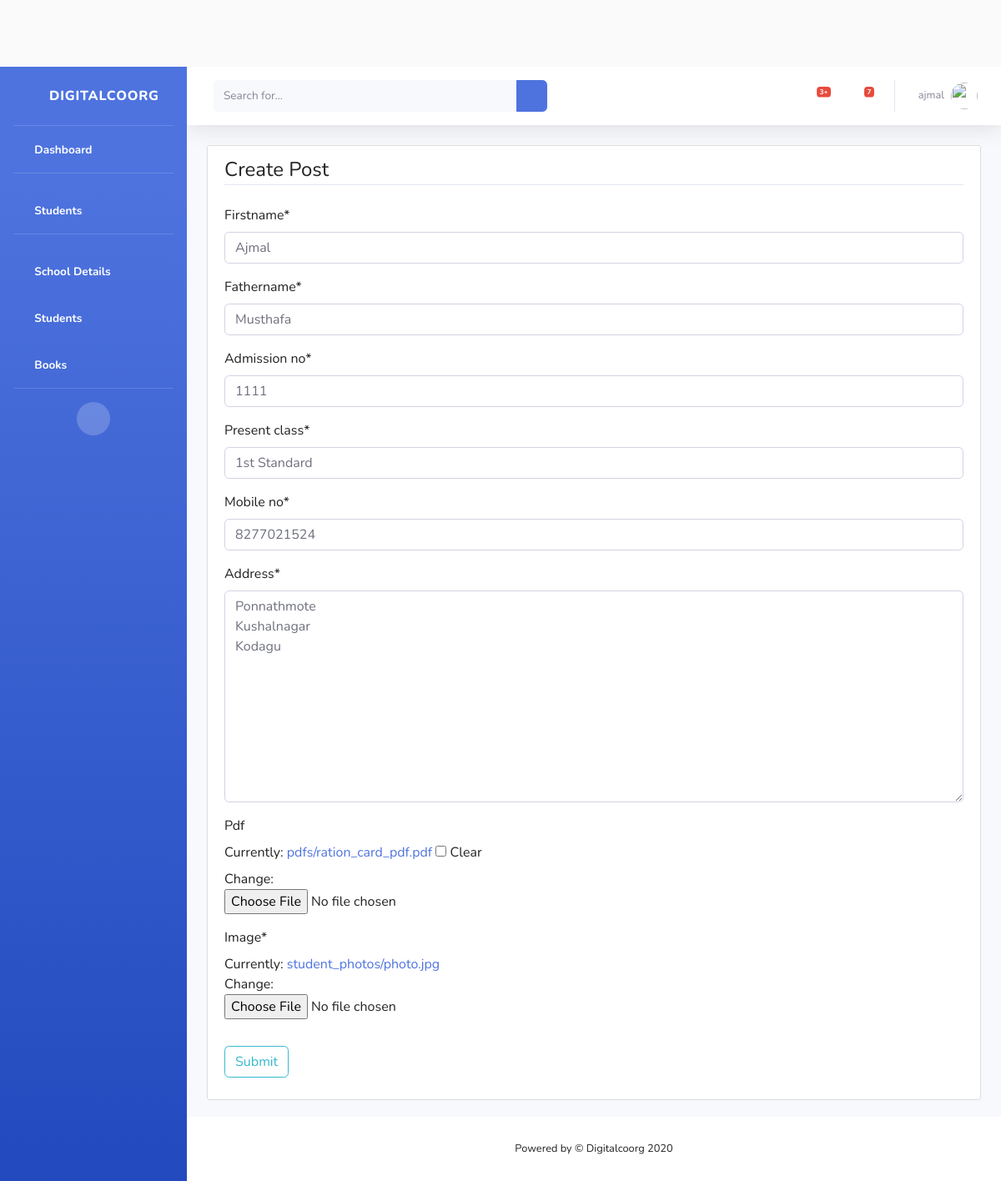
The page /students/student/9/update/ (signed in) on the database its author committed.
### students/models.py (models this page shows, shortened)
class Student(models.Model):
    firstname = models.CharField(max_length=150)
    fathername = models.CharField(max_length=150)
    mobile_no = models.CharField(max_length=13)
    present_class = models.CharField(max_length=100)
    address = models.TextField()
    date_posted = models.DateTimeField(default=timezone.now)
    author = models.ForeignKey(User, on_delete=models.CASCADE)
    admission_no = models.CharField(max_length=50,default='00000')
    pdf = models.FileField(upload_to='pdfs', blank=True, null=True)
    image = models.ImageField(default='default.jpg', upload_to='student_photos')

### students/views.py (the view, shortened to what this page needs)
# urls.py: path('student/<int:pk>/update/', StudentUpdateView.as_view(), name='student-update'),
class StudentUpdateView(LoginRequiredMixin, UserPassesTestMixin, UpdateView):
    model = Student
    fields = ['firstname','fathername','admission_no','present_class','mobile_no','address','pdf','image']
    def test_func(self):
        student = self.get_object()
        if self.request.user == student.author:
            return True
        return False

### students/templates/students/student_form.html (shortened to what this page needs)
{% extends "students/base.html" %}
{% load crispy_forms_tags %}
{% block content %}
    <div class="content-section">
        <form method="POST" enctype="multipart/form-data" >
            <fieldset class="form-group">
                <legend class="border-bottom mb-4">Create Post</legend>
                {{ form|crispy }}
            </fieldset>
            <div class="form-group">
                <button class="btn btn-outline-info" type="submit">Submit</button>
            </div>
        </form>
    </div>
{% endblock content %}

### students/templates/students/base.html (shortened to what this page needs)
{% load static %}
<!DOCTYPE html>
<html lang="en">
<head>
  <link href="{% static 'vendor/fontawesome-free/css/all.min.css' %}" rel="stylesheet" type="text/css">
  <link href="{% static 'css/sb-admin-2.min.css' %}" rel="stylesheet">
  <link rel="stylesheet" type="text/css" href="{% static 'blog/main.css' %}">
</head>
<body id="page-top">
  <div id="wrapper">
    <ul class="navbar-nav bg-gradient-primary sidebar sidebar-dark accordion" id="accordionSidebar">
      <a class="sidebar-brand d-flex align-items-center justify-content-center" href="{% url 'student-home' %}">
        <div class="sidebar-brand-icon rotate-n-15">
          <i class="fas fa-laugh-wink"></i>
        </div>
        <div class="sidebar-brand-text mx-3">Digitalcoorg</div>
      </a>
      <hr class="sidebar-divider my-0">
      <li class="nav-item active">
        <a class="nav-link" href="{% url 'student-home' %}">
          <i class="fas fa-fw fa-tachometer-alt"></i>
          <span>Dashboard</span></a>
      </li>
      <hr class="sidebar-divider">
        <li class="nav-item active">
          <a class="nav-link" href="{% url 'student-home' %}">
            <i class="fas fa-fw fa-tachometer-alt"></i>
            <span>Students</span></a>
        </li>
        <hr class="sidebar-divider">
       <li class="nav-item active">
        <a class="nav-link collapsed" href="{% url 'schools' %}" data-toggle="collapse" data-target="#collapseTwo" aria-expanded="true" aria-controls="collapseTwo">
          <i class="fas fa-fw  fa-university"></i>
          <span>School Details</span>
        </a>
      </li>
      <li class="nav-item active">
        <a class="nav-link collapsed" href="{% url 'student-home' %}" data-toggle="collapse" data-target="#collapseThree" aria-expanded="true" aria-controls="collapseThree">
          <i class="fas fa-fw fa-user-circle"></i>
          <span>Students</span>
        </a>
      </li>
       <li class="nav-item active">
        <a class="nav-link collapsed" href="{% url 'book_list' %}" data-toggle="collapse" data-target="#collapseBook" aria-expanded="true" aria-controls="collapseBook">
          <i class="fas fa-fw fa-book"></i>
          <span>Books</span>
        </a>
      </li>
      <hr class="sidebar-divider d-none d-md-block">
      <div class="text-center d-none d-md-inline">
        <button class="rounded-circle border-0" id="sidebarToggle"></button>
      </div>
    </ul>
    <div id="content-wrapper" class="d-flex flex-column">
      <div id="content">
        <nav class="navbar navbar-expand navbar-light bg-white topbar mb-4 static-top shadow">
          <form class="d-none d-sm-inline-block form-inline mr-auto ml-md-3 my-2 my-md-0 mw-100 navbar-search">
            <div class="input-group">
              <input type="text" class="form-control bg-light border-0 small" placeholder="Search for..." aria-label="Search" aria-describedby="basic-addon2">
              <div class="input-group-append">
                <button class="btn btn-primary" type="button">
                  <i class="fas fa-search fa-sm"></i>
                </button>
              </div>
            </div>
          </form>
          <ul class="navbar-nav ml-auto">
            {% if user.is_authenticated %}
            <li class="nav-item dropdown no-arrow mx-1">
              <a class="nav-link dropdown-toggle" href="#" id="alertsDropdown" role="button" data-toggle="dropdown" aria-haspopup="true" aria-expanded="false">
                <i class="fas fa-bell fa-fw"></i>
                <span class="badge badge-danger badge-counter">3+</span>
              </a>
            </li>
            <li class="nav-item dropdown no-arrow mx-1">
              <a class="nav-link dropdown-toggle" href="#" id="messagesDropdown" role="button" data-toggle="dropdown" aria-haspopup="true" aria-expanded="false">
                <i class="fas fa-envelope fa-fw"></i>
                <span class="badge badge-danger badge-counter">7</span>
              </a>
            </li>
            <li class="nav-item dropdown no-arrow">
              <a class="nav-link dropdown-toggle" href="#" id="userDropdown" role="button" data-toggle="dropdown" aria-haspopup="true" aria-expanded="false">
                <span class="mr-2 d-none d-lg-inline text-gray-600 small">{{ user.username }}</span>
                <img class="img-profile rounded-circle" src="https://source.unsplash.com/QAB-WJcbgJk/60x60">
              </a>
            </li>
            {% endif %}
          </ul>
        </nav>
		<div class="container-fluid">
		<div class="row">
        <div class="col-md-12">
          {% block content %}{% endblock %}
        </div>
      </div>
        </div>
      </div>
      <footer class="sticky-footer bg-white">
        <div class="container my-auto">
          <div class="copyright text-center my-auto">
            <span>Powered by &copy; Digitalcoorg 2020</span>
          </div>
        </div>
      </footer>
    </div>
  </div>
</body>
</html>

### students/static/students/main.css (style rules this page uses)
body { background: #fafafa; color: #222; margin-top: 5rem; }
ul { margin: 0; }
.content-section { background: #ffffff; padding: 10px 20px; border: 1px solid #dddddd; border-radius: 3px; margin-bottom: 20px; }

### rows shown on the page
Student: firstname "Ajmal", fathername "Musthafa", admission_no "1111", present_class "1st Standard", mobile_no "8277021524", address "Ponnathmote Kushalnagar Kodagu"

### other values the page prints
{{ user.username }} "ajmal"
